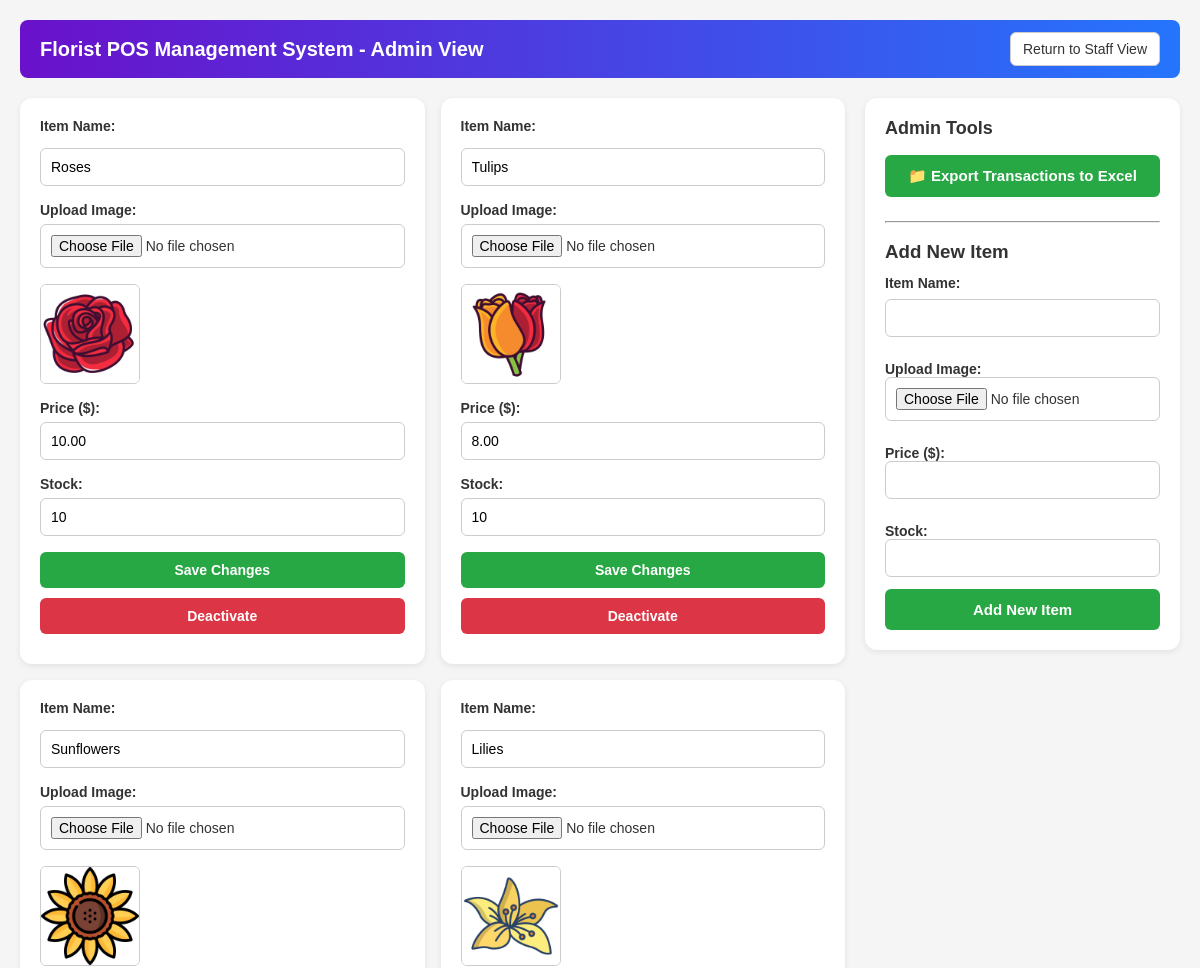
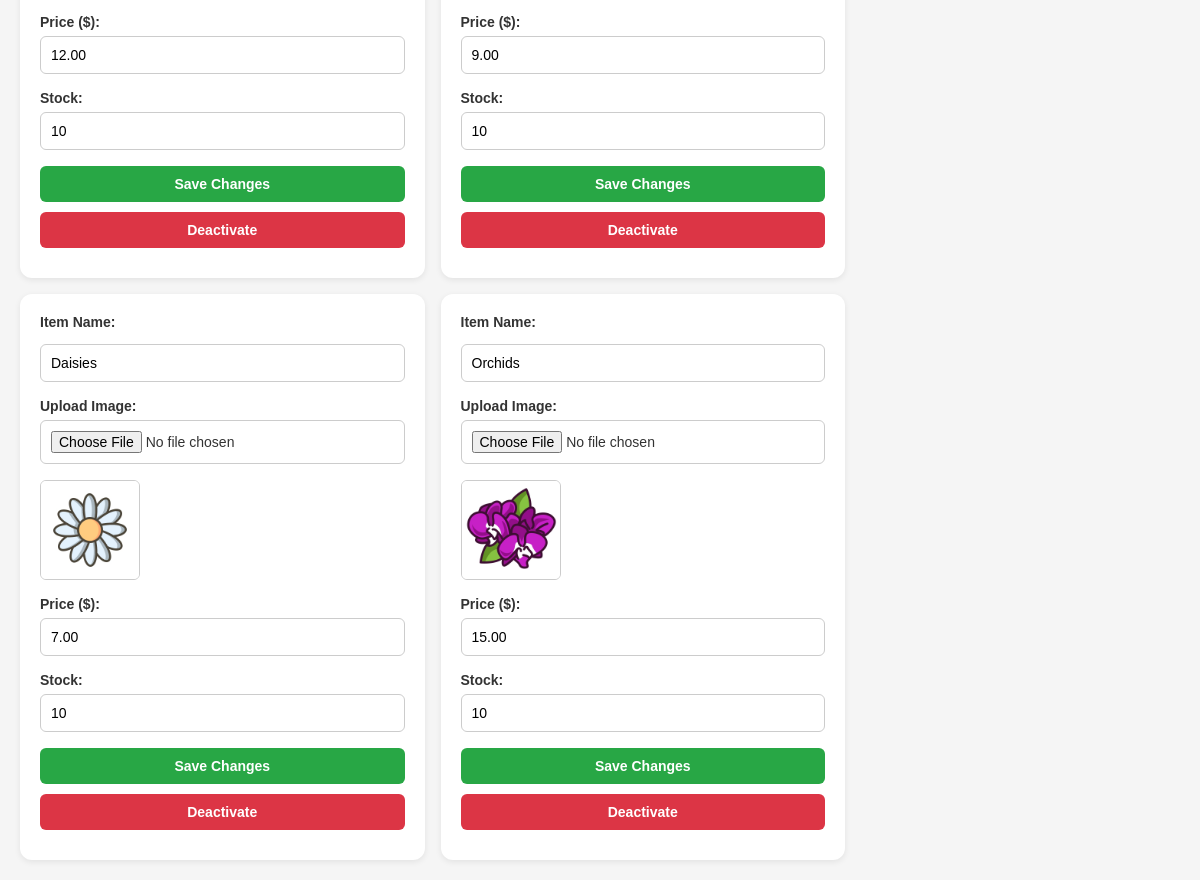
Page /admin.php (signed in) on the committed database (2 pictures, top to bottom).
### tables this page shows
CREATE TABLE items (
  id INT AUTO_INCREMENT PRIMARY KEY,
  name VARCHAR(255),
  image_path VARCHAR(255),
  price DECIMAL(10,2),
  stock INT,
  status ENUM('active', 'inactive') NOT NULL DEFAULT 'active'
);

### includes/functions.php (called while the page is built, shortened)
<?php
require_once 'db.php';
function get_all_items($include_inactive = false) {
    global $pdo;
    if ($include_inactive) {
        $stmt = $pdo->query("SELECT * FROM items ORDER BY id ASC");
    } else {
        $stmt = $pdo->query("SELECT * FROM items WHERE status = 'active' ORDER BY id ASC");
    }
    return $stmt->fetchAll(PDO::FETCH_ASSOC);
}
?>

### admin.php (the view, shortened to what this page needs)
<?php
require_once 'includes/functions.php';
$items = get_all_items(include_inactive: true);
?>
<!DOCTYPE html>
<html lang="en">
<head>
    <link rel="stylesheet" href="assets/css/style.css">
</head>
<body>
    <header>
        <h1>Florist POS Management System - Admin View</h1>
        <a href="index.php"><button>Return to Staff View</button></a>
    </header>
    <main class="container">
        <section class="items-panel">
            <?php foreach ($items as $item): ?>
            <div class="admin-card" data-id="<?= $item['id'] ?>">
                <form method="POST" action="update_stock.php" enctype="multipart/form-data">
                    <label>Item Name:</label>
                    <input type="text" name="name" value="<?= htmlspecialchars($item['name']) ?>">
                    <label>Upload Image:</label>
                    <input type="file" name="image_file" accept="image/*">
                    <img src="<?= htmlspecialchars($item['image_path']) ?>" alt="<?= htmlspecialchars($item['name']) ?>" class="image-preview">
                    <label>Price ($):</label>
                    <input type="number" name="price" step="0.01" value="<?= $item['price'] ?>">
                    <label>Stock:</label>
                    <input type="number" name="stock" min="0" value="<?= $item['stock'] ?>">
                    <button type="submit" name="action" value="save" class="save-btn">Save Changes</button>
                    <?php if ($item['status'] === 'active'): ?>
                        <button type="submit" name="action" value="deactivate" class="deactivate-btn">Deactivate</button>
                    <?php else: ?>
                        <button type="submit" name="action" value="activate" class="activate-btn">Activate</button>
                    <?php endif; ?>
                </form>
            </div>
            <?php endforeach; ?>
        </section>
        <aside class="cart-panel">
            <h2>Admin Tools</h2>
            <form method="POST" action="export_csv.php">
                <button type="submit" class="export-btn">📁 Export Transactions to Excel</button>
            </form>
            <hr>
            <br>
            <h3>Add New Item</h3>
            <form method="POST" action="update_stock.php" enctype="multipart/form-data" onsubmit="return validateAddForm(this)">
                <label>Item Name:</label>
                <input type="text" name="new_name" required>
                <label>Upload Image:</label>
                <input type="file" name="new_image_file" accept="image/*" required>
                <label>Price ($):</label>
                <input type="number" name="new_price" step="0.01" required>
                <label>Stock:</label>
                <input type="number" name="new_stock" min="0" required>
                <button type="submit" name="action" value="add">Add New Item</button>
            </form>
        </aside>
    </main>
</body>
</html>

### assets/css/style.css (style rules this page uses)
* { margin: 0; padding: 0; box-sizing: border-box; }
body { font-family: Arial, sans-serif; background: #f5f5f5; color: #333; padding: 20px; }
header { display: flex; justify-content: space-between; align-items: center; margin-bottom: 20px; padding: 12px 20px; background: linear-gradient(to right, #6a11cb, #2575fc); border-radius: 8px; color: white; }
header h1 { font-size: 20px; font-weight: bold; }
header button { background-color: white; color: #333; border: 1px solid #ccc; border-radius: 6px; font-size: 14px; padding: 8px 12px; cursor: pointer; transition: background-color 0.3s ease; }
.container { display: flex; gap: 20px; }
.items-panel { display: grid; grid-template-columns: repeat(2, 1fr); gap: 16px; flex: 3; }
.cart-panel { flex: 1; background: #fff; padding: 20px; border: none; border-radius: 12px; box-shadow: 0 2px 6px rgba(0, 0, 0, 0.08); height: fit-content; position: sticky; top: 20px; }
.cart-panel h2 { margin-bottom: 10px; }
input[type="text"], input[type="password"] { width: 100%; padding: 10px; margin-top: 8px; margin-bottom: 16px; border: 1px solid #ccc; border-radius: 6px; }
.admin-card { background: white; border-radius: 12px; box-shadow: 0 2px 6px rgba(0, 0, 0, 0.08); padding: 20px; text-align: left; }
.admin-card label { display: block; margin-bottom: 6px; font-weight: bold; color: #333; font-size: 14px; }
.admin-card input[type="text"], .admin-card input[type="number"], .admin-card input[type="file"] { width: 100%; padding: 10px; margin-bottom: 16px; border: 1px solid #ccc; border-radius: 6px; font-size: 14px; }
.admin-card .image-preview { display: block; max-width: 100%; height: 100px; object-fit: contain; border: 1px solid #ccc; border-radius: 6px; margin-bottom: 16px; }
.admin-card button { width: 100%; padding: 10px; font-weight: bold; font-size: 14px; border: none; border-radius: 6px; margin-bottom: 10px; cursor: pointer; }
.admin-card button.save-btn { background-color: #28a745; color: white; }
.admin-card button.deactivate-btn { background-color: #dc3545; color: white; }
.cart-panel h2 { margin-bottom: 16px; font-size: 18px; font-weight: bold; }
.export-btn { background-color: #6f42c1; color: white; padding: 12px; font-weight: bold; border: none; width: 100%; border-radius: 6px; margin-bottom: 24px; display: flex; align-items: center; gap: 8px; justify-content: center; }
.cart-panel form label { font-weight: bold; font-size: 14px; margin-top: 12px; display: block; }
.cart-panel form input { width: 100%; padding: 10px; margin-bottom: 12px; border-radius: 6px; border: 1px solid #ccc; font-size: 14px; }
.cart-panel form button[type="submit"] { background-color: #28a745; color: white; padding: 12px; width: 100%; border-radius: 6px; font-weight: bold; font-size: 15px; border: none; cursor: pointer; }

### rows in the picture
items: name "Roses", image_path (picture), price "10.00", stock "10", status "Deactivate"
items: name "Tulips", image_path (picture), price "8.00", stock "10", status "Deactivate"
items: name "Sunflowers", image_path (picture), price "12.00", stock "10", status "Deactivate"
items: name "Lilies", image_path (picture), price "9.00", stock "10", status "Deactivate"
items: name "Daisies", image_path (picture), price "7.00", stock "10", status "Deactivate"
items: name "Orchids", image_path (picture), price "15.00", stock "10", status "Deactivate"
